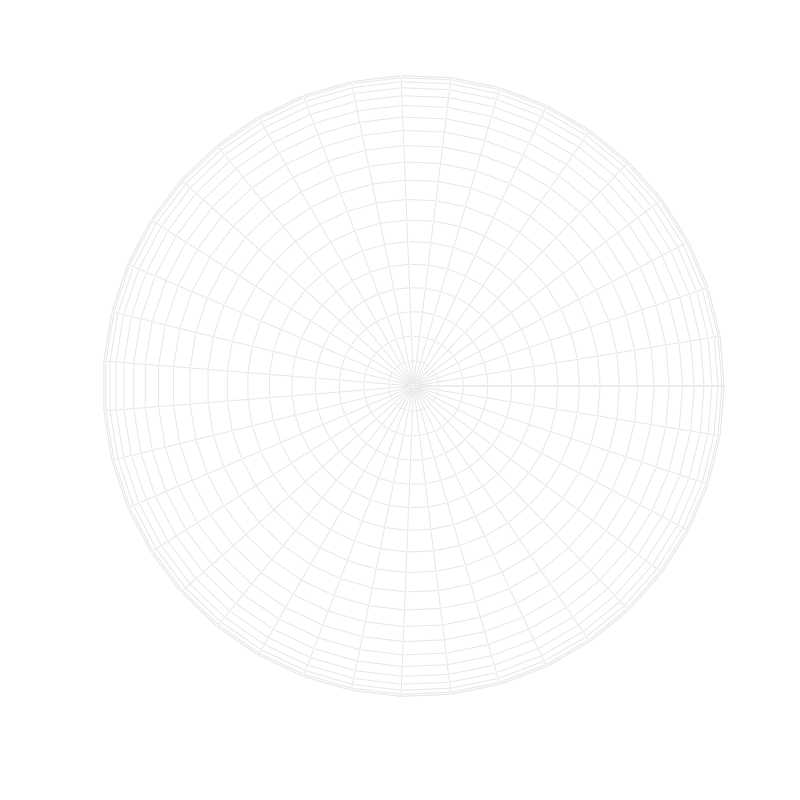

This chart was generated by the following MATLAB code: (Note: this script raises an error after producing the figure.)
function demo_Riemannian_Sd_vecTransp02
% Vector transport on a d-sphere using Schild's ladder algorithm
% (formulation with tangent space of the same dimension as the dimension of the manifold)
%
% If this code is useful for your research, please cite the related publication:
% @article{Calinon20RAM,
% 	author="Calinon, S.",
% 	title="Gaussians on {R}iemannian Manifolds: Applications for Robot Learning and Adaptive Control",
% 	journal="{IEEE} Robotics and Automation Magazine ({RAM})",
% 	year="2020",
% 	pages=""
% }
% 
% Copyright (c) 2019 Idiap Research Institute, http://idiap.ch/
% Written by Noemie Jaquier and Sylvain Calinon
% 
% This file is part of PbDlib, http://www.idiap.ch/software/pbdlib/
% 
% PbDlib is free software: you can redistribute it and/or modify
% it under the terms of the GNU General Public License version 3 as
% published by the Free Software Foundation.
% 
% PbDlib is distributed in the hope that it will be useful,
% but WITHOUT ANY WARRANTY; without even the implied warranty of
% MERCHANTABILITY or FITNESS FOR A PARTICULAR PURPOSE. See the
% GNU General Public License for more details.
% 
% You should have received a copy of the GNU General Public License
% along with PbDlib. If not, see <http://www.gnu.org/licenses/>.

addpath('./m_fcts/');


%% Generate data on a sphere
%%%%%%%%%%%%%%%%%%%%%%%%%%%%%%%%%%%%%%%%%%%%%%%%%%%%%%%%%%%%%%%%%%%%%%%%%%%
nbDrawingSeg = 40; %Number of segments used to draw ellipsoids
nbIter_sl = 4; % Number of iterationsfor the Schild's ladder algorithm
sigma = 1; % Parameter for the Schild's ladder algorithm

Data = [0.7 0.8 0.9; -0.5 0.3 -0.1; -0.5 -0.5 -0.9];
x = Data./repmat(sqrt(sum(Data.^2,1)),3,1);
t = 0:0.05:1;
nbp = 40;
[X,Y,Z] = sphere(nbp-1);

x1 = x(:,1);
x2 = x(:,2);
a = logmap(x(:,3),x(:,1));


%% Transport of a from x1 to x2 using Schild's ladder algorithm
%%%%%%%%%%%%%%%%%%%%%%%%%%%%%%%%%%%%%%%%%%%%%%%%%%%%%%%%%%%%%%%%%%%%%%%%%%%
% Plot sphere
figure('PaperPosition',[0 0 8 8],'position',[10,10,1300,1300]); hold on; axis off; axis equal; rotate3d on; 
colormap([.9 .9 .9]);
mesh(X,Y,Z,rand(size(Z)));

% Plot datapoints
plot3(x1(1,:), x1(2,:), x1(3,:), '.','markersize',15,'color',[.5 .5 .5]);
plot3(x2(1,:), x2(2,:), x2(3,:), '.','markersize',15,'color',[.5 .5 .5]);

% Plot tangent space
h = [];
Rrot = rotM(x1)';
msh = repmat(x1,1,5) + Rrot * [1 1 -1 -1 1; 1 -1 -1 1 1; 0 0 0 0 0] * 6E-1;
h = [patch(msh(1,:),msh(2,:),msh(3,:), [1 1 1],'edgecolor',[.7 .7 .7],'facealpha',.4,'edgealpha',.8)];

% Plot vector to transport
a_gl = x1 + a;
plot3([x1(1,:) a_gl(1,:)], [x1(2,:) a_gl(2,:)], [x1(3,:) a_gl(3,:)],'linewidth',1,'color',[.8 0 0]);

view(80,-40); axis equal;

umsh_y = logmap(x2,x1);
msh_y = expmap(umsh_y*linspace(0,1,nbDrawingSeg*nbIter_sl), x1);
	
% Initialisation
t = 0:1/nbIter_sl:1;
y = geodesic(logmap(x2,x1),x1,t);
q(:,1) = a; % vector on the tangent space
z(:,1) = geodesic(q(:,1),y(:,1),sigma); % projection of this vector on the manifold

msh_q = expmap(q(:,1)*linspace(0,1,nbDrawingSeg), x1);
plot3(msh_q(1,:), msh_q(2,:), msh_q(3,:), '-','linewidth',1,'color',[0 0 .9]);

% Iterate
for i=1:nbIter_sl
	% Plot current point y_(i+1) on the geodesic between x0 and x1
	plot3(y(1,i+1), y(2,i+1), y(3,i+1), '.','markersize',15,'color',[.3 .3 .3]);
	plot3(msh_y(1,(i-1)*nbDrawingSeg+1:i*nbDrawingSeg), msh_y(2,(i-1)*nbDrawingSeg+1:i*nbDrawingSeg), msh_y(3,(i-1)*nbDrawingSeg+1:i*nbDrawingSeg), '-','linewidth',1,'color',[.3 .3 .3]);
	
	% Compute the middle point between y_(i+1) and z_(i)
	m_dir = logmap(y(:,i+1),z(:,i));
	m(:,i) = geodesic(m_dir,z(:,i),.5);
	msh_m = expmap(m_dir*linspace(0,1,nbDrawingSeg), z(:,i));
	plot3(msh_m(1,:), msh_m(2,:), msh_m(3,:), '-','linewidth',1,'color',[0.9 0.4 0]);
	plot3(m(1,:), m(2,:), m(3,:), '.','markersize',15,'color',[.9 .4 0]);

	% Compute z_(i+1) on the geodesic starting at y_(i) passing through
	% m_(i)
	z_dir = logmap(m(:,i),y(:,i));
	z(:,i+1) = geodesic(z_dir,y(:,i),2*sigma);
	plot3(z(1,i+1), z(2,i+1), z(3,i+1), '.','markersize',15,'color',[0 .8 0]);
	msh_z = expmap(logmap(z(:,i+1),y(:,i))*linspace(0,1,nbDrawingSeg), y(:,i));
	plot3(msh_z(1,:), msh_z(2,:), msh_z(3,:), '-','linewidth',1,'color',[0 .8 0]);
	
	% Compute the current transported vector on the tangent space of
	% y_(i+1)
	q(:,i+1) = logmap(z(:,i+1),y(:,i+1));
	
	msh_q = expmap(q(:,i+1)*linspace(0,1,nbDrawingSeg), y(:,i+1));
	plot3(msh_q(1,:), msh_q(2,:), msh_q(3,:), '-','linewidth',1,'color',[0 0 .9]);
	Rrot = rotM(y(:,i+1))';
	msh = repmat(y(:,i+1),1,5) + Rrot * [1 1 -1 -1 1; 1 -1 -1 1 1; 0 0 0 0 0] * 6E-1;
	h = [patch(msh(1,:),msh(2,:),msh(3,:), [1 1 1],'edgecolor',[.7 .7 .7],'facealpha',.2,'edgealpha',.8)];
	q_gl = y(:,i+1) + q(:,i+1);
	plot3([y(1,i+1) q_gl(1,:)], [y(2,i+1) q_gl(2,:)], [y(3,i+1) q_gl(3,:)],'linewidth',1,'color',[.8 0 0]);
end

view(90,-65); axis equal; axis tight; axis vis3d; 

% print('-dpng','graphs/demo_Riemannian_sphere2_SchildLadder01.png');

% Final transported vector
a_schildsladderTransp = q(:,end);
pause();


%% Parallel transport of a from x1 to x2
%%%%%%%%%%%%%%%%%%%%%%%%%%%%%%%%%%%%%%%%%%%%%%%%%%%%%%%%%%%%%%%%%%%%%%%%%%%
a_prlTransp = transp(x1,x2)*a;

% Plot sphere
figure('PaperPosition',[0 0 8 8],'position',[10,10,1300,1300]); hold on; axis off; axis equal; rotate3d on; 
colormap([.9 .9 .9]);
mesh(X,Y,Z,rand(size(Z)));

% Plot datapoints
plot3(x1(1,:), x1(2,:), x1(3,:), '.','markersize',15,'color',[.5 .5 .5]);
plot3(x2(1,:), x2(2,:), x2(3,:), '.','markersize',15,'color',[.5 .5 .5]);

% Plot starting tangent space
h = [];
Rrot = rotM(x1)';
msh = repmat(x1,1,5) + Rrot * [1 1 -1 -1 1; 1 -1 -1 1 1; 0 0 0 0 0] * 6E-1;
h = [patch(msh(1,:),msh(2,:),msh(3,:), [1 1 1],'edgecolor',[.7 .7 .7],'facealpha',.4,'edgealpha',.8)];

% Plot vector to transport
a_gl = x1 + a;
plot3([x1(1,:) a_gl(1,:)], [x1(2,:) a_gl(2,:)], [x1(3,:) a_gl(3,:)],'linewidth',1,'color',[0 0 0]);

% Plot final space
h = [];
Rrot = rotM(x2)';
msh = repmat(x2,1,5) + Rrot * [1 1 -1 -1 1; 1 -1 -1 1 1; 0 0 0 0 0] * 6E-1;
h = [patch(msh(1,:),msh(2,:),msh(3,:), [1 1 1],'edgecolor',[.7 .7 .7],'facealpha',.4,'edgealpha',.8)];

% Plot transported vectors (with Schild's ladder and parallel transport)
plot3([x2(1,:) x2(1,:)+a_schildsladderTransp(1,:)], [x2(2,:) x2(2,:)+a_schildsladderTransp(2,:)], [x2(3,:) x2(3,:)+a_schildsladderTransp(3,:)],'linewidth',1,'color',[.8 0 0]);
plot3([x2(1,:) x2(1,:)+a_prlTransp(1,:)], [x2(2,:) x2(2,:)+a_prlTransp(2,:)], [x2(3,:) x2(3,:)+a_prlTransp(3,:)],'linewidth',1,'color',[0 0 0.8]);

view(90,-65); axis equal; axis tight; axis vis3d; 

pause;
close all;
end

%% Functions
%%%%%%%%%%%%%%%%%%%%%%%%%%%%%%%%%%%%%%%%%%%%%%%%%%%%%%%%%%%%%%%%%%%%%%%%%%%
function x = expmap(u, x0)
	theta = sqrt(sum(u.^2,1)); %norm(u,'fro')
	x = real(repmat(x0,[1,size(u,2)]) .* repmat(cos(theta),[size(u,1),1]) + u .* repmat(sin(theta)./theta,[size(u,1),1]));
	x(:,theta<1e-16) = repmat(x0,[1,sum(theta<1e-16)]);	
end

function u = logmap(x, x0)
	theta = acos(x0'*x); %acos(trace(x0'*x))
	u = (x - repmat(x0,[1,size(x,2)]) .* repmat(cos(theta),[size(x,1),1])) .* repmat(theta./sin(theta),[size(x,1),1]);
	u(:,theta<1e-16) = 0;
end

function Ac = transp(x1,x2,t)
	if nargin==2
		t=1;
	end
	u = logmap(x2,x1);
	e = norm(u,'fro');
	u = u ./ e;
	Ac = -x1 * sin(e*t) * u' + u * cos(e*t) * u' + eye(size(u,1)) - u * u';
end

function x = geodesic(u, x0, t)
	normu = norm(u,'fro');
	x = repmat(x0,[1,size(t,2)]) .* repmat(cos(normu*t),[size(u,1),1]) + repmat(u./normu,[1,size(t,2)]) .* repmat(sin(normu*t),[size(u,1),1]);
end